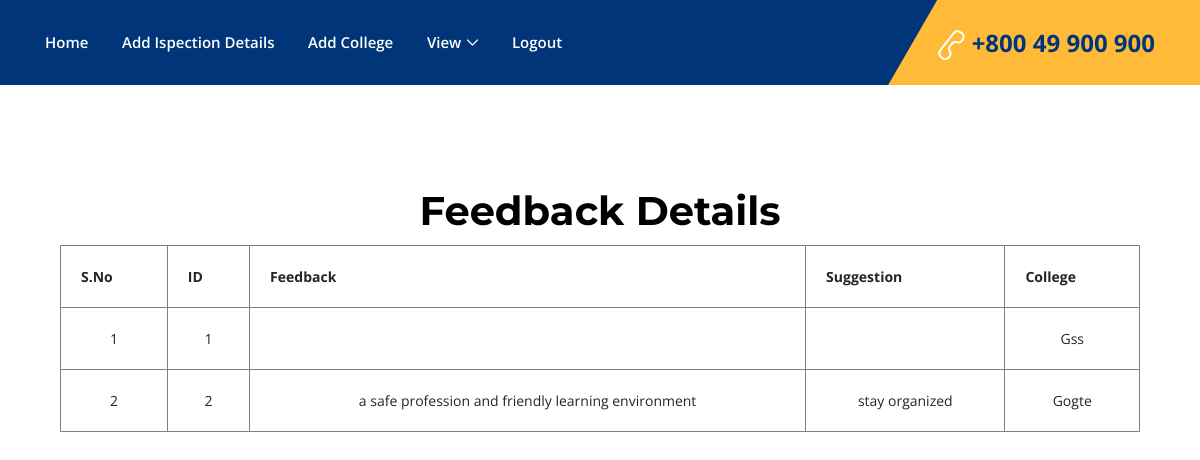
Screenshot of /commviewfeed.php with the database file from the repository.
### tables this page shows
CREATE TABLE `feedback` (
  `fid` int(11) NOT NULL,
  `feed` varchar(255) NOT NULL,
  `suggest` varchar(255) NOT NULL,
  `collcode` varchar(10) NOT NULL,
  `comm_id` varchar(10) NOT NULL
);

CREATE TABLE `college` (
  `collcode` varchar(11) NOT NULL,
  `collname` varchar(65) NOT NULL,
  `colladdr` varchar(69) NOT NULL,
  `collcontact` bigint(20) NOT NULL,
  `collemail` varchar(78) NOT NULL,
  `collweb` varchar(78) NOT NULL,
  `collpass` varchar(33) NOT NULL
);

### commviewfeed.php (the view, shortened to what this page needs)
<?php
	include "connect.php";
	include "commnav.php";
 ?>
 <!DOCTYPE html>
 <html>
 <head>
 </head>
 <body>
 	<center>
 		<h1 style="margin-top: 100px;">Feedback Details</h1>
 		<table border="1px;" width="90%">
 			<tr>
 				<th>S.No</th>
 				<th>ID</th>
 				<th>Feedback</th>
 				<th>Suggestion</th>
 				<th>College</th>
 			</tr>
 			<?php
 				$i=1;
 				$q1="SELECT   feedback.fid,feedback.fid,feedback.feed,feedback.suggest,feedback.collcode,college.collname from feedback inner join  college on feedback.collcode=college.collcode ";
 				$rs1=mysqli_query($conn,$q1);
 				while($row=mysqli_fetch_assoc($rs1))
 				{ ?>
 					<tr>
 						<td><?php echo $i; ?></td>
 						<td><?php echo $row['fid']; ?></td>
 						<td><?php echo $row['feed']; ?></td>
 						<td><?php echo $row['suggest']; ?></td>
 						<td><?php echo $row['collname']; ?></td>
 						<?php $i++; ?>
 					</tr>
 				<?php }
 			 ?>
 		</table>
 		<br><br><br>
 	</center>
 </body>
 </html>

### style.css (style rules this page uses)
* { margin: 0; padding: 0; }
body { font-family: "Open Sans", sans-serif; font-size: 14px; }
h1, h2, h3, h4, h5, h6 { font-family: "Montserrat", sans-serif; color: #000000; line-height: 1.3; font-weight: 700; }

### css/classy-nav.css (style rules this page uses)
* { margin: 0; padding: 0; }
body { font-family: "Roboto", sans-serif; }

### commviewfeed.php (style rules this page uses)
th,td { padding: 20px; }
td { text-align: center; }
body { background-image: url(""); }

### rows the page displays
feedback: fid "1", college.collname "Gss"
feedback: fid "2", feed "a safe profession and friendly learning environment", suggest "stay organized", college.collname "Gogte"
